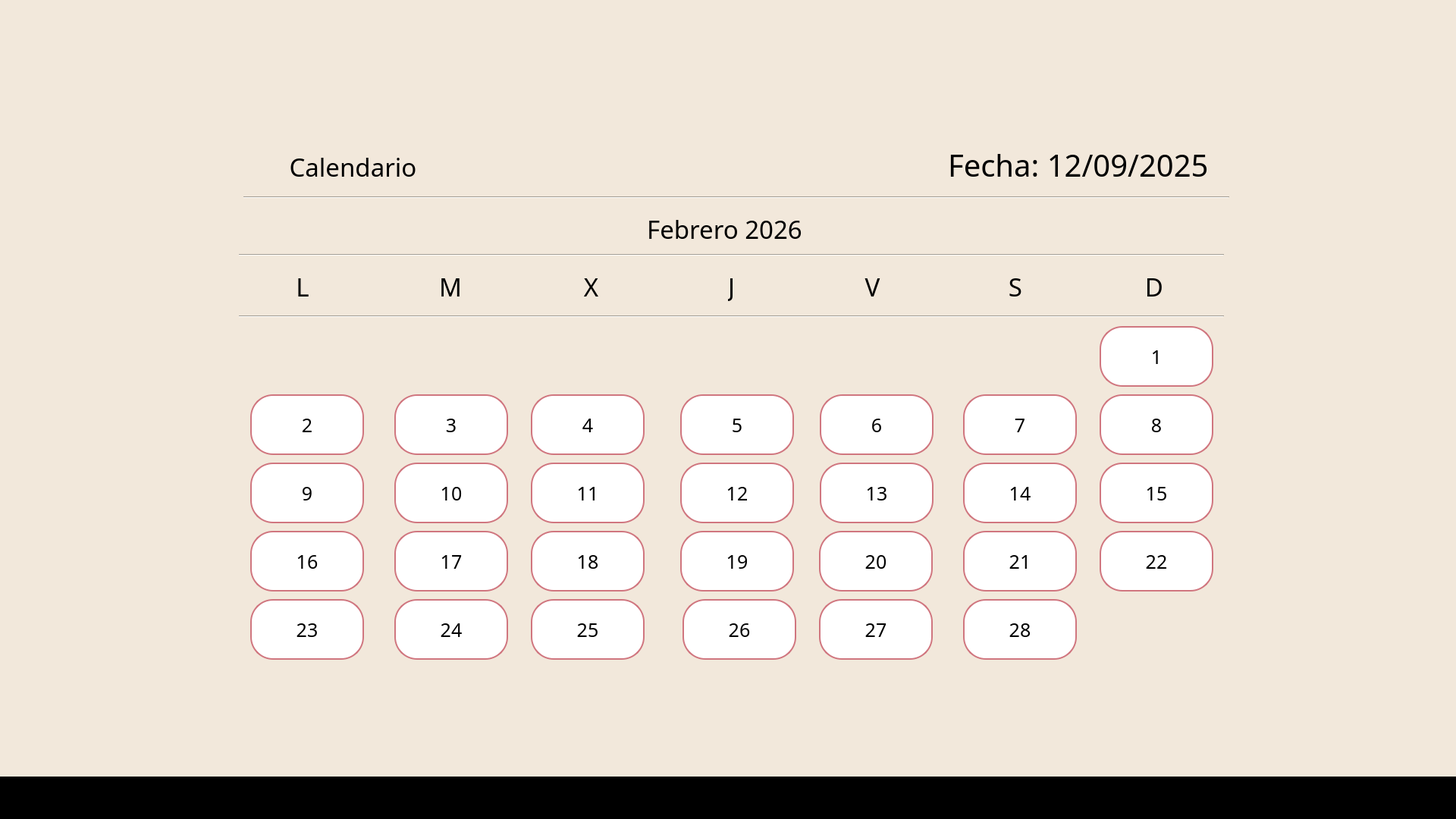
<?xml version="1.0" encoding="UTF-8"?>
<ui version="4.0">
 <class>MainWindow</class>
 <widget class="QMainWindow" name="MainWindow">
  <property name="geometry">
   <rect>
    <x>0</x>
    <y>0</y>
    <width>1920</width>
    <height>1080</height>
   </rect>
  </property>
  <property name="windowTitle">
   <string>MainWindow</string>
  </property>
  <property name="styleSheet">
   <string notr="true">background-color: rgb(242, 232, 219);</string>
  </property>
  <widget class="QWidget" name="centralwidget">
   <widget class="QLabel" name="label">
    <property name="geometry">
     <rect>
      <x>0</x>
      <y>0</y>
      <width>1920</width>
      <height>1080</height>
     </rect>
    </property>
    <property name="styleSheet">
     <string notr="true">background-color: #F2E8DB;</string>
    </property>
    <property name="text">
     <string/>
    </property>
   </widget>
   <widget class="QLabel" name="label_5">
    <property name="geometry">
     <rect>
      <x>844</x>
      <y>55</y>
      <width>237</width>
      <height>158</height>
     </rect>
    </property>
    <property name="styleSheet">
     <string notr="true">background-color: rgb(242, 232, 219);</string>
    </property>
    <property name="text">
     <string/>
    </property>
    <property name="pixmap">
     <pixmap>../a.png</pixmap>
    </property>
    <property name="scaledContents">
     <bool>true</bool>
    </property>
   </widget>
   <widget class="QLabel" name="label_3">
    <property name="geometry">
     <rect>
      <x>1250</x>
      <y>192</y>
      <width>355</width>
      <height>51</height>
     </rect>
    </property>
    <property name="font">
     <font>
      <family>Javanese Text</family>
      <pointsize>30</pointsize>
     </font>
    </property>
    <property name="styleSheet">
     <string notr="true">color:black;</string>
    </property>
    <property name="text">
     <string>Fecha: 12/09/2025</string>
    </property>
   </widget>
   <widget class="QLabel" name="label_4">
    <property name="geometry">
     <rect>
      <x>850</x>
      <y>278</y>
      <width>211</width>
      <height>47</height>
     </rect>
    </property>
    <property name="font">
     <font>
      <family>Javanese Text</family>
      <pointsize>25</pointsize>
     </font>
    </property>
    <property name="layoutDirection">
     <enum>Qt::LayoutDirection::LeftToRight</enum>
    </property>
    <property name="styleSheet">
     <string notr="true">color:black;</string>
    </property>
    <property name="text">
     <string>Febrero 2026</string>
    </property>
    <property name="alignment">
     <set>Qt::AlignmentFlag::AlignCenter</set>
    </property>
   </widget>
   <widget class="Line" name="line">
    <property name="geometry">
     <rect>
      <x>321</x>
      <y>255</y>
      <width>1300</width>
      <height>10</height>
     </rect>
    </property>
    <property name="orientation">
     <enum>Qt::Orientation::Horizontal</enum>
    </property>
   </widget>
   <widget class="Line" name="line_2">
    <property name="geometry">
     <rect>
      <x>315</x>
      <y>331</y>
      <width>1299</width>
      <height>10</height>
     </rect>
    </property>
    <property name="orientation">
     <enum>Qt::Orientation::Horizontal</enum>
    </property>
   </widget>
   <widget class="QLabel" name="label_6">
    <property name="geometry">
     <rect>
      <x>390</x>
      <y>358</y>
      <width>18</width>
      <height>39</height>
     </rect>
    </property>
    <property name="font">
     <font>
      <family>Javanese Text</family>
      <pointsize>25</pointsize>
     </font>
    </property>
    <property name="layoutDirection">
     <enum>Qt::LayoutDirection::LeftToRight</enum>
    </property>
    <property name="styleSheet">
     <string notr="true">color:black;</string>
    </property>
    <property name="text">
     <string>L</string>
    </property>
    <property name="alignment">
     <set>Qt::AlignmentFlag::AlignCenter</set>
    </property>
   </widget>
   <widget class="QLabel" name="label_7">
    <property name="geometry">
     <rect>
      <x>580</x>
      <y>358</y>
      <width>28</width>
      <height>39</height>
     </rect>
    </property>
    <property name="font">
     <font>
      <family>Javanese Text</family>
      <pointsize>25</pointsize>
     </font>
    </property>
    <property name="layoutDirection">
     <enum>Qt::LayoutDirection::LeftToRight</enum>
    </property>
    <property name="styleSheet">
     <string notr="true">color:black;</string>
    </property>
    <property name="text">
     <string>M</string>
    </property>
    <property name="alignment">
     <set>Qt::AlignmentFlag::AlignCenter</set>
    </property>
   </widget>
   <widget class="QLabel" name="label_8">
    <property name="geometry">
     <rect>
      <x>770</x>
      <y>358</y>
      <width>19</width>
      <height>39</height>
     </rect>
    </property>
    <property name="font">
     <font>
      <family>Javanese Text</family>
      <pointsize>25</pointsize>
     </font>
    </property>
    <property name="layoutDirection">
     <enum>Qt::LayoutDirection::LeftToRight</enum>
    </property>
    <property name="styleSheet">
     <string notr="true">color:black;</string>
    </property>
    <property name="text">
     <string>X</string>
    </property>
    <property name="alignment">
     <set>Qt::AlignmentFlag::AlignCenter</set>
    </property>
   </widget>
   <widget class="QLabel" name="label_9">
    <property name="geometry">
     <rect>
      <x>960</x>
      <y>358</y>
      <width>9</width>
      <height>39</height>
     </rect>
    </property>
    <property name="font">
     <font>
      <family>Javanese Text</family>
      <pointsize>25</pointsize>
     </font>
    </property>
    <property name="layoutDirection">
     <enum>Qt::LayoutDirection::LeftToRight</enum>
    </property>
    <property name="styleSheet">
     <string notr="true">color:black;</string>
    </property>
    <property name="text">
     <string>J</string>
    </property>
    <property name="alignment">
     <set>Qt::AlignmentFlag::AlignCenter</set>
    </property>
   </widget>
   <widget class="QLabel" name="label_10">
    <property name="geometry">
     <rect>
      <x>1140</x>
      <y>358</y>
      <width>21</width>
      <height>39</height>
     </rect>
    </property>
    <property name="font">
     <font>
      <family>Javanese Text</family>
      <pointsize>25</pointsize>
     </font>
    </property>
    <property name="layoutDirection">
     <enum>Qt::LayoutDirection::LeftToRight</enum>
    </property>
    <property name="styleSheet">
     <string notr="true">color:black;</string>
    </property>
    <property name="text">
     <string>V</string>
    </property>
    <property name="alignment">
     <set>Qt::AlignmentFlag::AlignCenter</set>
    </property>
   </widget>
   <widget class="QLabel" name="label_11">
    <property name="geometry">
     <rect>
      <x>1508</x>
      <y>358</y>
      <width>28</width>
      <height>39</height>
     </rect>
    </property>
    <property name="font">
     <font>
      <family>Javanese Text</family>
      <pointsize>25</pointsize>
     </font>
    </property>
    <property name="layoutDirection">
     <enum>Qt::LayoutDirection::LeftToRight</enum>
    </property>
    <property name="styleSheet">
     <string notr="true">color:black;</string>
    </property>
    <property name="text">
     <string>D</string>
    </property>
    <property name="alignment">
     <set>Qt::AlignmentFlag::AlignCenter</set>
    </property>
   </widget>
   <widget class="QLabel" name="label_12">
    <property name="geometry">
     <rect>
      <x>1330</x>
      <y>358</y>
      <width>18</width>
      <height>39</height>
     </rect>
    </property>
    <property name="font">
     <font>
      <family>Javanese Text</family>
      <pointsize>25</pointsize>
     </font>
    </property>
    <property name="layoutDirection">
     <enum>Qt::LayoutDirection::LeftToRight</enum>
    </property>
    <property name="styleSheet">
     <string notr="true">color:black;</string>
    </property>
    <property name="text">
     <string>S</string>
    </property>
    <property name="alignment">
     <set>Qt::AlignmentFlag::AlignCenter</set>
    </property>
   </widget>
   <widget class="Line" name="line_3">
    <property name="geometry">
     <rect>
      <x>315</x>
      <y>412</y>
      <width>1299</width>
      <height>10</height>
     </rect>
    </property>
    <property name="orientation">
     <enum>Qt::Orientation::Horizontal</enum>
    </property>
   </widget>
   <widget class="QPushButton" name="pushButton_izq">
    <property name="geometry">
     <rect>
      <x>315</x>
      <y>266</y>
      <width>26</width>
      <height>56</height>
     </rect>
    </property>
    <property name="font">
     <font>
      <family>Javanese Text</family>
      <pointsize>19</pointsize>
     </font>
    </property>
    <property name="styleSheet">
     <string notr="true">background-color: #F2E8DB;

border: 2px solid #F2E8DB; 
border-radius: 30px; 
padding: 5px;</string>
    </property>
    <property name="text">
     <string/>
    </property>
    <property name="icon">
     <iconset>
      <normaloff>../arrow_back.png</normaloff>../arrow_back.png</iconset>
    </property>
   </widget>
   <widget class="QPushButton" name="pushButton_der">
    <property name="geometry">
     <rect>
      <x>1594</x>
      <y>266</y>
      <width>34</width>
      <height>56</height>
     </rect>
    </property>
    <property name="font">
     <font>
      <family>Javanese Text</family>
      <pointsize>19</pointsize>
     </font>
    </property>
    <property name="styleSheet">
     <string notr="true">background-color: #F2E8DB;

border: 2px solid #F2E8DB; 
border-radius: 30px; 
padding: 5px;</string>
    </property>
    <property name="text">
     <string/>
    </property>
    <property name="icon">
     <iconset>
      <normaloff>../arrow_forward.png</normaloff>../arrow_forward.png</iconset>
    </property>
   </widget>
   <widget class="QLabel" name="label_13">
    <property name="geometry">
     <rect>
      <x>323</x>
      <y>190</y>
      <width>41</width>
      <height>44</height>
     </rect>
    </property>
    <property name="font">
     <font>
      <family>Javanese Text</family>
      <pointsize>25</pointsize>
     </font>
    </property>
    <property name="layoutDirection">
     <enum>Qt::LayoutDirection::LeftToRight</enum>
    </property>
    <property name="styleSheet">
     <string notr="true">color:black;</string>
    </property>
    <property name="text">
     <string/>
    </property>
    <property name="pixmap">
     <pixmap>../calendar.png</pixmap>
    </property>
    <property name="scaledContents">
     <bool>true</bool>
    </property>
    <property name="alignment">
     <set>Qt::AlignmentFlag::AlignCenter</set>
    </property>
   </widget>
   <widget class="QLabel" name="label_14">
    <property name="geometry">
     <rect>
      <x>375</x>
      <y>198</y>
      <width>181</width>
      <height>44</height>
     </rect>
    </property>
    <property name="font">
     <font>
      <family>Javanese Text</family>
      <pointsize>25</pointsize>
     </font>
    </property>
    <property name="layoutDirection">
     <enum>Qt::LayoutDirection::LeftToRight</enum>
    </property>
    <property name="styleSheet">
     <string notr="true">color:black;</string>
    </property>
    <property name="text">
     <string>Calendario</string>
    </property>
    <property name="alignment">
     <set>Qt::AlignmentFlag::AlignCenter</set>
    </property>
   </widget>
   <widget class="QLabel" name="label_15">
    <property name="geometry">
     <rect>
      <x>0</x>
      <y>1024</y>
      <width>1920</width>
      <height>56</height>
     </rect>
    </property>
    <property name="font">
     <font>
      <family>Javanese Text</family>
      <pointsize>25</pointsize>
     </font>
    </property>
    <property name="layoutDirection">
     <enum>Qt::LayoutDirection::LeftToRight</enum>
    </property>
    <property name="styleSheet">
     <string notr="true">background-color:black;</string>
    </property>
    <property name="text">
     <string/>
    </property>
    <property name="alignment">
     <set>Qt::AlignmentFlag::AlignCenter</set>
    </property>
   </widget>
   <widget class="QPushButton" name="pushButton_17">
    <property name="geometry">
     <rect>
      <x>520</x>
      <y>700</y>
      <width>150</width>
      <height>80</height>
     </rect>
    </property>
    <property name="font">
     <font>
      <family>Javanese Text</family>
      <pointsize>19</pointsize>
     </font>
    </property>
    <property name="styleSheet">
     <string notr="true">background-color: WHITE;
color: black;

border: 2px solid #d0767f; 
border-radius: 30px; 
padding: 5px;</string>
    </property>
    <property name="text">
     <string>17</string>
    </property>
   </widget>
   <widget class="QPushButton" name="pushButton_5">
    <property name="geometry">
     <rect>
      <x>897</x>
      <y>520</y>
      <width>150</width>
      <height>80</height>
     </rect>
    </property>
    <property name="font">
     <font>
      <family>Javanese Text</family>
      <pointsize>19</pointsize>
     </font>
    </property>
    <property name="styleSheet">
     <string notr="true">background-color: WHITE;
color: black;

border: 2px solid #d0767f; 
border-radius: 30px; 
padding: 5px;</string>
    </property>
    <property name="text">
     <string>5</string>
    </property>
   </widget>
   <widget class="QPushButton" name="pushButton_7">
    <property name="geometry">
     <rect>
      <x>1270</x>
      <y>520</y>
      <width>150</width>
      <height>80</height>
     </rect>
    </property>
    <property name="font">
     <font>
      <family>Javanese Text</family>
      <pointsize>19</pointsize>
     </font>
    </property>
    <property name="styleSheet">
     <string notr="true">background-color: WHITE;
color: black;

border: 2px solid #d0767f; 
border-radius: 30px; 
padding: 5px;</string>
    </property>
    <property name="text">
     <string>7</string>
    </property>
   </widget>
   <widget class="QPushButton" name="pushButton_16">
    <property name="geometry">
     <rect>
      <x>330</x>
      <y>700</y>
      <width>150</width>
      <height>80</height>
     </rect>
    </property>
    <property name="font">
     <font>
      <family>Javanese Text</family>
      <pointsize>19</pointsize>
     </font>
    </property>
    <property name="styleSheet">
     <string notr="true">background-color: WHITE;
color: black;

border: 2px solid #d0767f; 
border-radius: 30px; 
padding: 5px;</string>
    </property>
    <property name="text">
     <string>16</string>
    </property>
   </widget>
   <widget class="QPushButton" name="pushButton_21">
    <property name="geometry">
     <rect>
      <x>1270</x>
      <y>700</y>
      <width>150</width>
      <height>80</height>
     </rect>
    </property>
    <property name="font">
     <font>
      <family>Javanese Text</family>
      <pointsize>19</pointsize>
     </font>
    </property>
    <property name="styleSheet">
     <string notr="true">background-color: WHITE;
color: black;

border: 2px solid #d0767f; 
border-radius: 30px; 
padding: 5px;</string>
    </property>
    <property name="text">
     <string>21</string>
    </property>
   </widget>
   <widget class="QPushButton" name="pushButton_12">
    <property name="geometry">
     <rect>
      <x>897</x>
      <y>610</y>
      <width>150</width>
      <height>80</height>
     </rect>
    </property>
    <property name="font">
     <font>
      <family>Javanese Text</family>
      <pointsize>19</pointsize>
     </font>
    </property>
    <property name="styleSheet">
     <string notr="true">background-color: WHITE;
color: black;

border: 2px solid #d0767f; 
border-radius: 30px; 
padding: 5px;</string>
    </property>
    <property name="text">
     <string>12</string>
    </property>
   </widget>
   <widget class="QPushButton" name="pushButton_6">
    <property name="geometry">
     <rect>
      <x>1081</x>
      <y>520</y>
      <width>150</width>
      <height>80</height>
     </rect>
    </property>
    <property name="font">
     <font>
      <family>Javanese Text</family>
      <pointsize>19</pointsize>
     </font>
    </property>
    <property name="styleSheet">
     <string notr="true">background-color: WHITE;
color: black;

border: 2px solid #d0767f; 
border-radius: 30px; 
padding: 5px;</string>
    </property>
    <property name="text">
     <string>6</string>
    </property>
   </widget>
   <widget class="QPushButton" name="pushButton_14">
    <property name="geometry">
     <rect>
      <x>1270</x>
      <y>610</y>
      <width>150</width>
      <height>80</height>
     </rect>
    </property>
    <property name="font">
     <font>
      <family>Javanese Text</family>
      <pointsize>19</pointsize>
     </font>
    </property>
    <property name="styleSheet">
     <string notr="true">background-color: WHITE;
color: black;

border: 2px solid #d0767f; 
border-radius: 30px; 
padding: 5px;</string>
    </property>
    <property name="text">
     <string>14</string>
    </property>
   </widget>
   <widget class="QPushButton" name="pushButton_28">
    <property name="geometry">
     <rect>
      <x>1270</x>
      <y>790</y>
      <width>150</width>
      <height>80</height>
     </rect>
    </property>
    <property name="font">
     <font>
      <family>Javanese Text</family>
      <pointsize>19</pointsize>
     </font>
    </property>
    <property name="styleSheet">
     <string notr="true">background-color: WHITE;
color: black;

border: 2px solid #d0767f; 
border-radius: 30px; 
padding: 5px;</string>
    </property>
    <property name="text">
     <string>28</string>
    </property>
   </widget>
   <widget class="QPushButton" name="pushButton_9">
    <property name="geometry">
     <rect>
      <x>330</x>
      <y>610</y>
      <width>150</width>
      <height>80</height>
     </rect>
    </property>
    <property name="font">
     <font>
      <family>Javanese Text</family>
      <pointsize>19</pointsize>
     </font>
    </property>
    <property name="styleSheet">
     <string notr="true">background-color: WHITE;
color: black;

border: 2px solid #d0767f; 
border-radius: 30px; 
padding: 5px;</string>
    </property>
    <property name="text">
     <string>9</string>
    </property>
   </widget>
   <widget class="QPushButton" name="pushButton_18">
    <property name="geometry">
     <rect>
      <x>700</x>
      <y>700</y>
      <width>150</width>
      <height>80</height>
     </rect>
    </property>
    <property name="font">
     <font>
      <family>Javanese Text</family>
      <pointsize>19</pointsize>
     </font>
    </property>
    <property name="styleSheet">
     <string notr="true">background-color: WHITE;
color: black;

border: 2px solid #d0767f; 
border-radius: 30px; 
padding: 5px;</string>
    </property>
    <property name="text">
     <string>18</string>
    </property>
   </widget>
   <widget class="QPushButton" name="pushButton_2">
    <property name="geometry">
     <rect>
      <x>330</x>
      <y>520</y>
      <width>150</width>
      <height>80</height>
     </rect>
    </property>
    <property name="font">
     <font>
      <family>Javanese Text</family>
      <pointsize>19</pointsize>
     </font>
    </property>
    <property name="styleSheet">
     <string notr="true">background-color: WHITE;
color: black;

border: 2px solid #d0767f; 
border-radius: 30px; 
padding: 5px;</string>
    </property>
    <property name="text">
     <string>2</string>
    </property>
   </widget>
   <widget class="QPushButton" name="pushButton_27">
    <property name="geometry">
     <rect>
      <x>1080</x>
      <y>790</y>
      <width>150</width>
      <height>80</height>
     </rect>
    </property>
    <property name="font">
     <font>
      <family>Javanese Text</family>
      <pointsize>19</pointsize>
     </font>
    </property>
    <property name="styleSheet">
     <string notr="true">background-color: WHITE;
color: black;

border: 2px solid #d0767f; 
border-radius: 30px; 
padding: 5px;</string>
    </property>
    <property name="text">
     <string>27</string>
    </property>
   </widget>
   <widget class="QPushButton" name="pushButton_3">
    <property name="geometry">
     <rect>
      <x>520</x>
      <y>520</y>
      <width>150</width>
      <height>80</height>
     </rect>
    </property>
    <property name="font">
     <font>
      <family>Javanese Text</family>
      <pointsize>19</pointsize>
     </font>
    </property>
    <property name="styleSheet">
     <string notr="true">background-color: WHITE;
color: black;

border: 2px solid #d0767f; 
border-radius: 30px; 
padding: 5px;</string>
    </property>
    <property name="text">
     <string>3</string>
    </property>
   </widget>
   <widget class="QPushButton" name="pushButton_20">
    <property name="geometry">
     <rect>
      <x>1080</x>
      <y>700</y>
      <width>150</width>
      <height>80</height>
     </rect>
    </property>
    <property name="font">
     <font>
      <family>Javanese Text</family>
      <pointsize>19</pointsize>
     </font>
    </property>
    <property name="styleSheet">
     <string notr="true">background-color: WHITE;
color: black;

border: 2px solid #d0767f; 
border-radius: 30px; 
padding: 5px;</string>
    </property>
    <property name="text">
     <string>20</string>
    </property>
   </widget>
   <widget class="QPushButton" name="pushButton_15">
    <property name="geometry">
     <rect>
      <x>1450</x>
      <y>610</y>
      <width>150</width>
      <height>80</height>
     </rect>
    </property>
    <property name="font">
     <font>
      <family>Javanese Text</family>
      <pointsize>19</pointsize>
     </font>
    </property>
    <property name="styleSheet">
     <string notr="true">background-color: WHITE;
color: black;

border: 2px solid #d0767f; 
border-radius: 30px; 
padding: 5px;</string>
    </property>
    <property name="text">
     <string>15</string>
    </property>
   </widget>
   <widget class="QPushButton" name="pushButton_1">
    <property name="geometry">
     <rect>
      <x>1450</x>
      <y>430</y>
      <width>150</width>
      <height>80</height>
     </rect>
    </property>
    <property name="font">
     <font>
      <family>Javanese Text</family>
      <pointsize>19</pointsize>
     </font>
    </property>
    <property name="styleSheet">
     <string notr="true">background-color: WHITE;
color: black;

border: 2px solid #d0767f; 
border-radius: 30px; 
padding: 5px;</string>
    </property>
    <property name="text">
     <string>1</string>
    </property>
   </widget>
   <widget class="QPushButton" name="pushButton_22">
    <property name="geometry">
     <rect>
      <x>1450</x>
      <y>700</y>
      <width>150</width>
      <height>80</height>
     </rect>
    </property>
    <property name="font">
     <font>
      <family>Javanese Text</family>
      <pointsize>19</pointsize>
     </font>
    </property>
    <property name="styleSheet">
     <string notr="true">background-color: WHITE;
color: black;

border: 2px solid #d0767f; 
border-radius: 30px; 
padding: 5px;</string>
    </property>
    <property name="text">
     <string>22</string>
    </property>
   </widget>
   <widget class="QPushButton" name="pushButton_26">
    <property name="geometry">
     <rect>
      <x>900</x>
      <y>790</y>
      <width>150</width>
      <height>80</height>
     </rect>
    </property>
    <property name="font">
     <font>
      <family>Javanese Text</family>
      <pointsize>19</pointsize>
     </font>
    </property>
    <property name="styleSheet">
     <string notr="true">background-color: WHITE;
color: black;

border: 2px solid #d0767f; 
border-radius: 30px; 
padding: 5px;</string>
    </property>
    <property name="text">
     <string>26</string>
    </property>
   </widget>
   <widget class="QPushButton" name="pushButton_23">
    <property name="geometry">
     <rect>
      <x>330</x>
      <y>790</y>
      <width>150</width>
      <height>80</height>
     </rect>
    </property>
    <property name="font">
     <font>
      <family>Javanese Text</family>
      <pointsize>19</pointsize>
     </font>
    </property>
    <property name="styleSheet">
     <string notr="true">background-color: WHITE;
color: black;

border: 2px solid #d0767f; 
border-radius: 30px; 
padding: 5px;</string>
    </property>
    <property name="text">
     <string>23</string>
    </property>
   </widget>
   <widget class="QPushButton" name="pushButton_19">
    <property name="geometry">
     <rect>
      <x>897</x>
      <y>700</y>
      <width>150</width>
      <height>80</height>
     </rect>
    </property>
    <property name="font">
     <font>
      <family>Javanese Text</family>
      <pointsize>19</pointsize>
     </font>
    </property>
    <property name="styleSheet">
     <string notr="true">background-color: WHITE;
color: black;

border: 2px solid #d0767f; 
border-radius: 30px; 
padding: 5px;</string>
    </property>
    <property name="text">
     <string>19</string>
    </property>
   </widget>
   <widget class="QPushButton" name="pushButton_25">
    <property name="geometry">
     <rect>
      <x>700</x>
      <y>790</y>
      <width>150</width>
      <height>80</height>
     </rect>
    </property>
    <property name="font">
     <font>
      <family>Javanese Text</family>
      <pointsize>19</pointsize>
     </font>
    </property>
    <property name="styleSheet">
     <string notr="true">background-color: WHITE;
color: black;

border: 2px solid #d0767f; 
border-radius: 30px; 
padding: 5px;</string>
    </property>
    <property name="text">
     <string>25</string>
    </property>
   </widget>
   <widget class="QPushButton" name="pushButton_4">
    <property name="geometry">
     <rect>
      <x>700</x>
      <y>520</y>
      <width>150</width>
      <height>80</height>
     </rect>
    </property>
    <property name="font">
     <font>
      <family>Javanese Text</family>
      <pointsize>19</pointsize>
     </font>
    </property>
    <property name="styleSheet">
     <string notr="true">background-color: WHITE;
color: black;

border: 2px solid #d0767f; 
border-radius: 30px; 
padding: 5px;</string>
    </property>
    <property name="text">
     <string>4</string>
    </property>
   </widget>
   <widget class="QPushButton" name="pushButton_10">
    <property name="geometry">
     <rect>
      <x>520</x>
      <y>610</y>
      <width>150</width>
      <height>80</height>
     </rect>
    </property>
    <property name="font">
     <font>
      <family>Javanese Text</family>
      <pointsize>19</pointsize>
     </font>
    </property>
    <property name="styleSheet">
     <string notr="true">background-color: WHITE;
color: black;

border: 2px solid #d0767f; 
border-radius: 30px; 
padding: 5px;</string>
    </property>
    <property name="text">
     <string>10</string>
    </property>
   </widget>
   <widget class="QPushButton" name="pushButton_8">
    <property name="geometry">
     <rect>
      <x>1450</x>
      <y>520</y>
      <width>150</width>
      <height>80</height>
     </rect>
    </property>
    <property name="font">
     <font>
      <family>Javanese Text</family>
      <pointsize>19</pointsize>
     </font>
    </property>
    <property name="styleSheet">
     <string notr="true">background-color: WHITE;
color: black;

border: 2px solid #d0767f; 
border-radius: 30px; 
padding: 5px;</string>
    </property>
    <property name="text">
     <string>8</string>
    </property>
   </widget>
   <widget class="QPushButton" name="pushButton_13">
    <property name="geometry">
     <rect>
      <x>1081</x>
      <y>610</y>
      <width>150</width>
      <height>80</height>
     </rect>
    </property>
    <property name="font">
     <font>
      <family>Javanese Text</family>
      <pointsize>19</pointsize>
     </font>
    </property>
    <property name="styleSheet">
     <string notr="true">background-color: WHITE;
color: black;

border: 2px solid #d0767f; 
border-radius: 30px; 
padding: 5px;</string>
    </property>
    <property name="text">
     <string>13</string>
    </property>
   </widget>
   <widget class="QPushButton" name="pushButton_24">
    <property name="geometry">
     <rect>
      <x>520</x>
      <y>790</y>
      <width>150</width>
      <height>80</height>
     </rect>
    </property>
    <property name="font">
     <font>
      <family>Javanese Text</family>
      <pointsize>19</pointsize>
     </font>
    </property>
    <property name="styleSheet">
     <string notr="true">background-color: WHITE;
color: black;

border: 2px solid #d0767f; 
border-radius: 30px; 
padding: 5px;</string>
    </property>
    <property name="text">
     <string>24</string>
    </property>
   </widget>
   <widget class="QPushButton" name="pushButton_11">
    <property name="geometry">
     <rect>
      <x>700</x>
      <y>610</y>
      <width>150</width>
      <height>80</height>
     </rect>
    </property>
    <property name="font">
     <font>
      <family>Javanese Text</family>
      <pointsize>19</pointsize>
     </font>
    </property>
    <property name="styleSheet">
     <string notr="true">background-color: WHITE;
color: black;

border: 2px solid #d0767f; 
border-radius: 30px; 
padding: 5px;</string>
    </property>
    <property name="text">
     <string>11</string>
    </property>
   </widget>
   <zorder>label</zorder>
   <zorder>label_3</zorder>
   <zorder>label_4</zorder>
   <zorder>label_5</zorder>
   <zorder>line</zorder>
   <zorder>line_2</zorder>
   <zorder>label_6</zorder>
   <zorder>label_7</zorder>
   <zorder>label_8</zorder>
   <zorder>label_9</zorder>
   <zorder>label_10</zorder>
   <zorder>label_11</zorder>
   <zorder>label_12</zorder>
   <zorder>line_3</zorder>
   <zorder>pushButton_izq</zorder>
   <zorder>pushButton_der</zorder>
   <zorder>label_13</zorder>
   <zorder>label_14</zorder>
   <zorder>label_15</zorder>
   <zorder>pushButton_17</zorder>
   <zorder>pushButton_5</zorder>
   <zorder>pushButton_7</zorder>
   <zorder>pushButton_16</zorder>
   <zorder>pushButton_21</zorder>
   <zorder>pushButton_12</zorder>
   <zorder>pushButton_6</zorder>
   <zorder>pushButton_14</zorder>
   <zorder>pushButton_28</zorder>
   <zorder>pushButton_9</zorder>
   <zorder>pushButton_18</zorder>
   <zorder>pushButton_2</zorder>
   <zorder>pushButton_27</zorder>
   <zorder>pushButton_3</zorder>
   <zorder>pushButton_20</zorder>
   <zorder>pushButton_15</zorder>
   <zorder>pushButton_1</zorder>
   <zorder>pushButton_22</zorder>
   <zorder>pushButton_26</zorder>
   <zorder>pushButton_23</zorder>
   <zorder>pushButton_19</zorder>
   <zorder>pushButton_25</zorder>
   <zorder>pushButton_4</zorder>
   <zorder>pushButton_10</zorder>
   <zorder>pushButton_8</zorder>
   <zorder>pushButton_13</zorder>
   <zorder>pushButton_24</zorder>
   <zorder>pushButton_11</zorder>
  </widget>
 </widget>
 <resources/>
 <connections/>
</ui>
